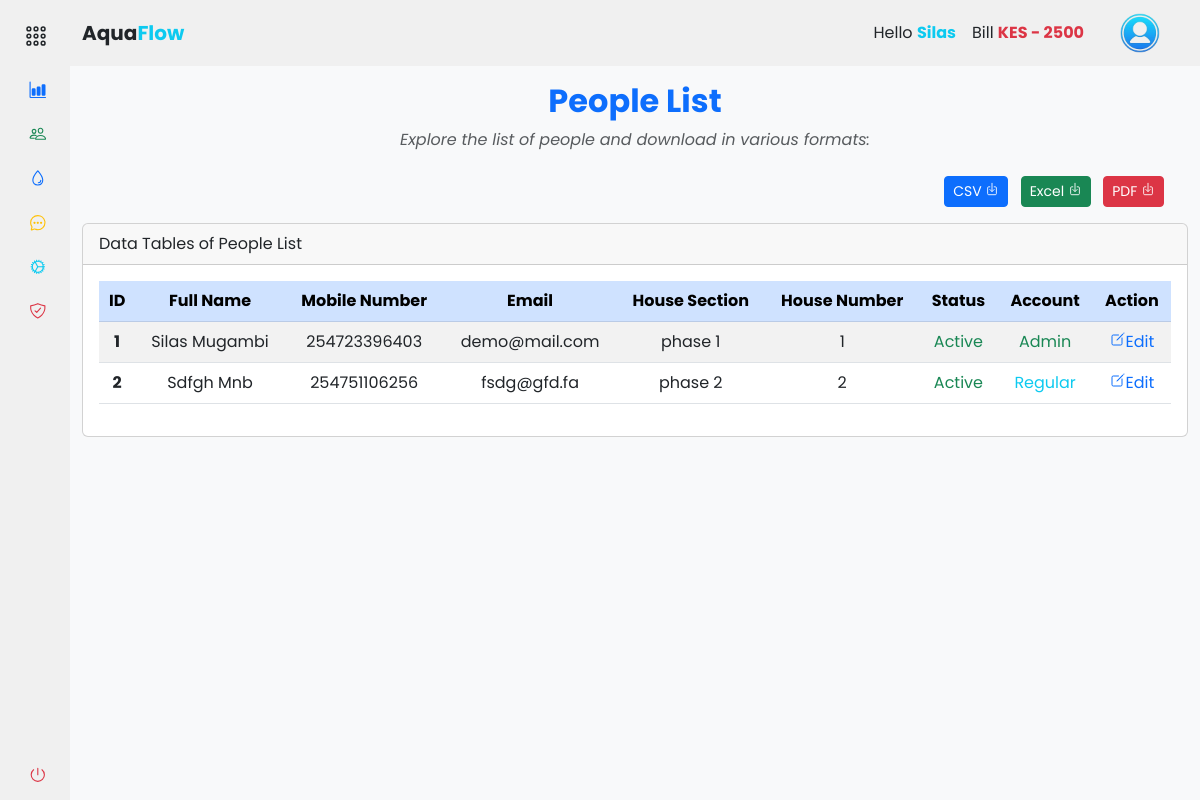
The page /accounts/people/people_list (signed in) on the database its author committed.
### app/backend/models/user.py (models this page shows, shortened)
class User(db.Model, UserMixin):
    id = db.Column(db.Integer, primary_key=True)
    mobile_number = db.Column(db.String(20), unique=True, nullable=False)
    password_hash = db.Column(db.String(128), nullable=False)
    first_name = db.Column(db.String(50))
    last_name = db.Column(db.String(50))
    email = db.Column(db.String(120))
    house_section = db.Column(db.String(50))
    house_number = db.Column(db.String(20))
    profile_image = db.Column(db.String(255))
    is_active = db.Column(db.Boolean, default=True)
    is_admin = db.Column(db.Boolean, default=False)
    meter_readings = db.relationship('MeterReading', backref='user', lazy=True)
    payments = db.relationship('Payment', backref='user', lazy=True)

### app/backend/accounts/people/routes.py (the view)
@people_bp.route('/people_list')
@login_required
def people_list():
    if current_user.is_authenticated:
        people_list = User.query.all()
        return render_template('accounts/people_list.html', hide_footer=True, people_list=people_list)
    else:
        return redirect(url_for('auth.login'))

### app/backend/accounts/accounts_context.py (called while the page is built)
def accounts_context():
    people = 'silas'
    bill = int('2500')
    return {'people': people, 'bill': bill}

def inject_now():
    return {'now': datetime.utcnow() + timedelta(hours=3)}

### app/assets/templates/accounts/people_list.html (shortened to what this page needs)
{% extends "base.html" %} {% block content %}
<div class="container-fluid">
  <div class="text-center mt-3">
    <h2 class="mb-2 fw-bold text-primary">People List</h2>
    <p class="mb-4 text-muted fst-italic">
      Explore the list of people and download in various formats:
    </p>
  </div>
  <div class="row">
    <div class="col-md-12">
      <div class="mb-3 float-end me-3">
        <a
          href="{{ url_for('accounts.people.download_users', format='csv') }}"
          class="btn btn-sm me-2 btn-primary"
          download="people_list.csv"
        >
          CSV <ion-icon name="download-outline"></ion-icon>
        </a>
        <a
          href="{{ url_for('accounts.people.download_users', format='excel') }}"
          class="btn btn-sm me-2 btn-success"
          download="people_list.xlsx"
        >
          Excel <ion-icon name="download-outline"></ion-icon>
        </a>
        <a
          href="{{ url_for('accounts.people.download_users', format='pdf') }}"
          class="btn btn-sm me-2 btn-danger"
          download="people_list.pdf"
        >
          PDF <ion-icon name="download-outline"></ion-icon>
        </a>
      </div>
    </div>
  </div>
  <div class="col-md-12">
    <div class="card">
      <div class="card-header">Data Tables of People List</div>
      <div class="card-body">
        <div class="table-responsive">
          <table
            id="example"
            class="table table-striped data-table text-center"
            style="width: 100%"
          >
            <thead class="table-primary">
              <tr>
                <th scope="col">ID</th>
                <th scope="col">Full Name</th>
                <th scope="col">Mobile Number</th>
                <th scope="col">Email</th>
                <th scope="col">House Section</th>
                <th scope="col">House Number</th>
                <th scope="col">Status</th>
                <th scope="col">Account</th>
                <th scope="col">Action</th>
              </tr>
            </thead>
            <tbody>
              {% for person in people_list %}
              <tr>
                <th scope="row">{{ person.id }}</th>
                <td>
                  {{ person.first_name.title() ~ " " ~ person.last_name.title()
                  }}
                </td>
                <td>{{ person.mobile_number }}</td>
                <td>{{ person.email }}</td>
                <td>{{ person.house_section }}</td>
                <td>{{ person.house_number }}</td>
                <td>
                  {% if person.is_active %}
                  <span class="text-success">Active</span>
                  {% else %}
                  <span class="text-danger">Inactive</span>
                  {% endif %}
                </td>
                <td>
                  {% if person.is_admin %}
                  <span class="text-success">Admin</span>
                  {% else %}
                  <span class="text-info">Regular</span>
                  {% endif %}
                </td>
                <td>
                  {% if current_user.is_admin or current_user.id == person.id %}
                  <a
                    href="{{ url_for('accounts.people.edit_user', user_id=person.id) }}"
                  >
                    <ion-icon name="create-outline"></ion-icon>Edit
                  </a>
                  {% else %}
                  <span class="text-muted">No Edit Permission</span>
                  {% endif %}
                </td>
              </tr>
              {% endfor %}
            </tbody>
          </table>
        </div>
      </div>
    </div>
  </div>
</div>
{% endblock %}

### app/assets/templates/components/navbar.html (shortened to what this page needs)
{% if not hide_navbar %}
<header id="navbar" class="navbar navbar-expand-lg sticky-sm-top">
  <div class="container-fluid">
    <a
      class="navbar-brand text-dark text-center d-flex align-items-center fw-bold"
      href="#"
    >
      Aqua<span class="text-info">Flow</span>
    </a>
    <div class="collapse navbar-collapse" id="navbarToggler">
      <div class="d-flex align-items-center ms-auto">
         {% if current_user.is_authenticated %}
        <ul class="navbar-nav me-3">
          <li class="nav-item">
            <a class="nav-link text-dark">
              Hello
              <span class="text-info fw-bold"
                >{{ current_user.first_name.title() }}</span
              >
            </a>
          </li>
          <li class="nav-item">
            <a class="nav-link text-dark">
              Bill
              <span
                class="fw-bold {% if bill > 0 %}text-danger{% else %}text-success{% endif %}"
                >KES {% if bill > 0 %}-{% endif %} {{ bill }}</span
              >
            </a>
          </li>
        </ul>
        <div class="btn-group">
          <button
            type="button"
            class="btn navbar-brand rounded-circle border-0"
            data-bs-toggle="dropdown"
            aria-expanded="false"
          >
            <img
              src="{{ url_for('static', filename='images/user.png') }}"
              alt="logo image"
              height="40px"
              width="40px"
            />
          </button>
        </div>
        {% endif %}
      </div>
    </div>
  </div>
</header>
{% endif %}

### app/assets/static/css/styles.css (style rules this page uses)
a { text-decoration: none; }
li { list-style: none; }
button { border: none !important; outline: none; }
body { font-family: "Poppins", sans-serif; }
.navbar, #sidebar { background-color: #f0f0f0; z-index: 1000; }

### rows shown on the page
User: first_name "Silas", id "1", first_name "Silas Mugambi", mobile_number "254723396403", email "demo@mail.com", house_section "phase 1", house_number "1", is_active "Active", is_admin "Admin"
User: id "2", first_name "Sdfgh Mnb", mobile_number "254751106256", email "fsdg@gfd.fa", house_section "phase 2", house_number "2", is_active "Active", is_admin "Regular"

### other values the page prints
{{ bill }} "2500"
